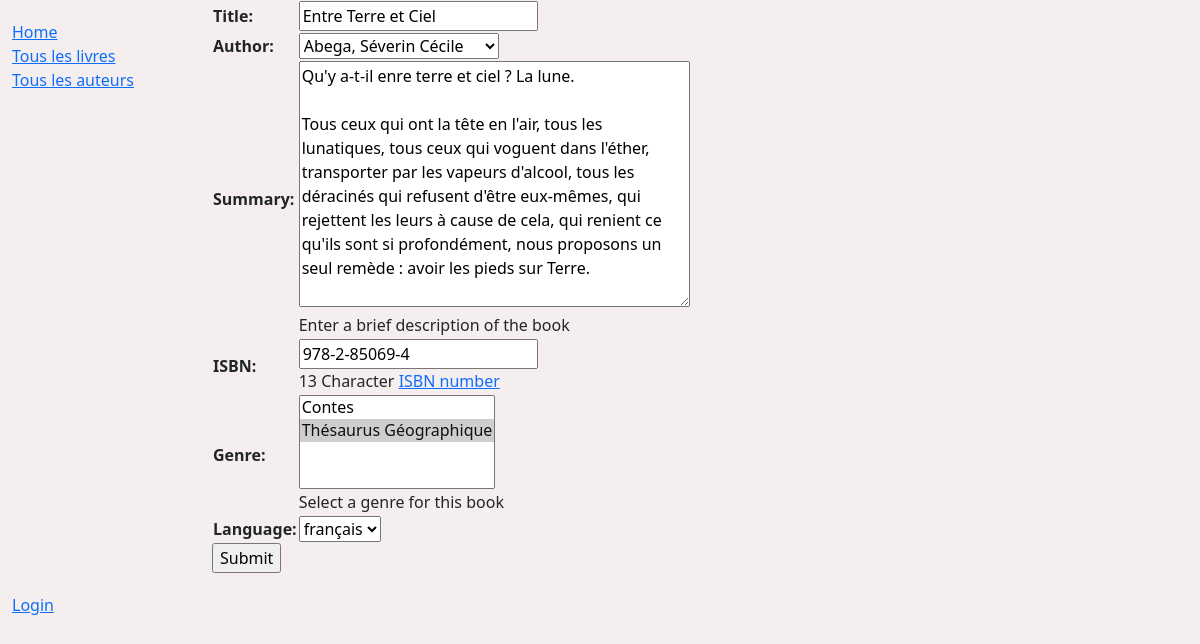
Page /catalog/book/1/update/ on the committed database.
### catalog/models.py (models this page shows, shortened)
class Book(models.Model):
    title =models.CharField(max_length=200)
    author = models.ForeignKey('Author',on_delete=models.SET_NULL,null=True)
    summary = models.TextField(max_length=1000,help_text='Enter a brief description of the book')
    isbn = models.CharField('ISBN',max_length=13,help_text='13 Character <a href="https://www.isbn-international.org/content/what-isbn">ISBN number</a>')
    genre =models.ManyToManyField(Genre,help_text='Select a genre for this book')
    language =models.ForeignKey("Language",on_delete=models.SET_NULL,null=True)
    def display_genre(self):
        return ', '.join(genre.name for genre in self.genre.all()[:3])
    display_genre.short_description ='Genre'

### catalog/views.py (the view)
# urls.py: path('book/<int:pk>/update/', views.BookUpdate.as_view(), name='book-update'),
class BookUpdate(generic.UpdateView):
    model = Book
    fields="__all__"

### catalog/models.py (called while the page is built)
    def __str__(self):
        return self.name

    def __str__(self):
        return f'{self.last_name}, {self.first_name}'

    def __str__(self):
        return self.name

### catalog/templates/catalog/book_form.html (shortened to what this page needs)
{% extends "generic_base.html" %}
{% block content %}
<form action="" method="post">
  <table>
    {{ form.as_table }}
  </table>
  <input type="submit" value="Submit" />
</form>
{% endblock %}

### catalog/static/css/styles.css (style rules this page uses)
body { background-color: rgb(245, 238, 238); }

### rows in the picture
Book: title "Entre Terre et Ciel", author "Abega, Séverin Cécile", summary "Qu'y a-t-il enre terre et ciel ? La lune. Tous ceux qui ont la tête en l'air, tous les lunatiques, tous ceux qui voguent dans l'éther, transporter par les vapeurs d'alcool, tous les déracinés qui refusent d'être eux-mêmes, qui rejettent les leurs à cause de cela, qui renient ce qu'ils sont si profondément, nous proposons un seul remède : avoir les pieds sur Terre.", isbn "978-2-85069-4", language "français"
